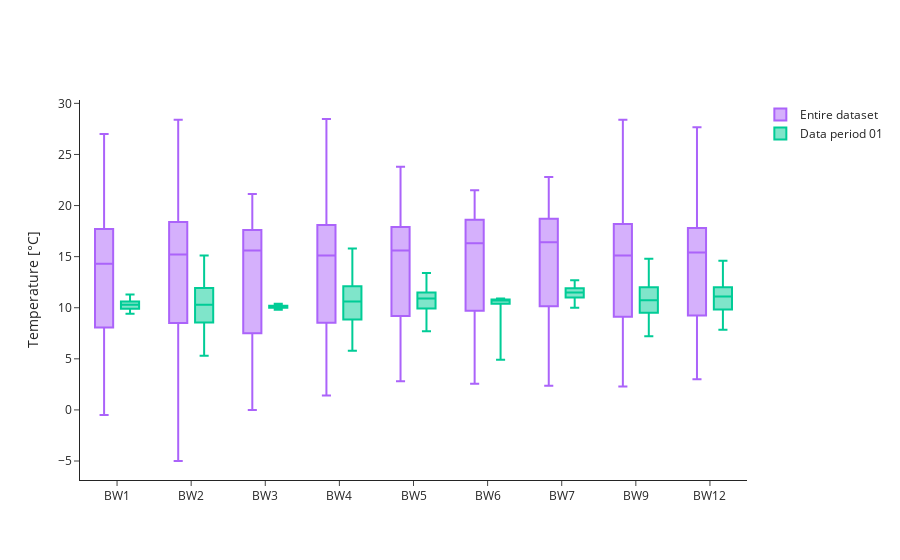

The code cell stored with this chart in its notebook:
### Markdown cell above
Temperature comparison between data period and entire dataset (2021-2024).

### Code cell
temp_df = wq_df[(wq_df['data_type'] == 'temperature')].dropna(subset=['mean'])
temp_period_stats = temp_df.groupby('bwfl_id')['mean'].describe(percentiles=[.01, .10, .25, .50, .75, .90, .99])
temp_dataset_stats = get_sensor_stats('temperature', temp_df['bwfl_id'].unique())

fig = go.Figure()

for i, bwfl_id in enumerate(temp_dataset_stats.index):
    stats = temp_dataset_stats.loc[bwfl_id]

    if stats['count'] != 0:
        fig.add_trace(go.Box(
            x=[bwfl_id],
            lowerfence=[stats['min']],
            q1=[stats['25%']],
            median=[stats['50%']],
            q3=[stats['75%']],
            upperfence=[stats['max']],
            name='Entire dataset',
            marker_color=default_colors[3],
            boxpoints=False,
            offsetgroup='temp_dataset_stats',
            showlegend=(i == 0)
        ))

for i, bwfl_id in enumerate(temp_period_stats.index):
    stats = temp_period_stats.loc[bwfl_id]

    if stats['count'] != 0:
        fig.add_trace(go.Box(
            x=[bwfl_id],
            lowerfence=[stats['min']],
            q1=[stats['25%']],
            median=[stats['50%']],
            q3=[stats['75%']],
            upperfence=[stats['max']],
            name=f'Data period {str(data_period).zfill(2)}',
            marker_color=default_colors[2],
            boxpoints=False,
            offsetgroup='temp_period_stats',
            showlegend=(i == 0)
        ))

fig.update_layout(
    yaxis_title='Temperature [\u00B0C]',
    xaxis_title='',
    xaxis=dict(
        tickmode='array',
        tickvals=sorted(temp_df['bwfl_id'].unique(), key=lambda x: int(x[2:])),
        ticktext=sorted(temp_df['bwfl_id'].unique(), key=lambda x: int(x[2:])),
        categoryorder='array',
        categoryarray=sorted(temp_df['bwfl_id'].unique(), key=lambda x: int(x[2:]))
    ),
    legend_title_text='',
    template='simple_white',
    boxmode='group',
    height=450,
)

fig.show()

### Figure 1 — Plotly figure (JSON) as saved in the notebook; plotly's stock layout.template omitted (floating-point values rounded to 4 significant figures)
{"data": [{"boxpoints": false, "lowerfence": [-0.5], "marker": {"color": "#AB63FA"}, "median": [14.3], "name": "Entire dataset", "offsetgroup": "temp_dataset_stats", "q1": [8.07], "q3": [17.7], "showlegend": true, "type": "box", "upperfence": [27], "x": ["BW1"]}, {"boxpoints": false, "lowerfence": [3], "marker": {"color": "#AB63FA"}, "median": [15.4], "name": "Entire dataset", "offsetgroup": "temp_dataset_stats", "q1": [9.233], "q3": [17.8], "showlegend": false, "type": "box", "upperfence": [27.67], "x": ["BW12"]}, {"boxpoints": false, "lowerfence": [-5], "marker": {"color": "#AB63FA"}, "median": [15.2], "name": "Entire dataset", "offsetgroup": "temp_dataset_stats", "q1": [8.5], "q3": [18.4], "showlegend": false, "type": "box", "upperfence": [28.4], "x": ["BW2"]}, {"boxpoints": false, "lowerfence": [0], "marker": {"color": "#AB63FA"}, "median": [15.6], "name": "Entire dataset", "offsetgroup": "temp_dataset_stats", "q1": [7.5], "q3": [17.6], "showlegend": false, "type": "box", "upperfence": [21.13], "x": ["BW3"]}, {"boxpoints": false, "lowerfence": [1.4], "marker": {"color": "#AB63FA"}, "median": [15.1], "name": "Entire dataset", "offsetgroup": "temp_dataset_stats", "q1": [8.53], "q3": [18.1], "showlegend": false, "type": "box", "upperfence": [28.47], "x": ["BW4"]}, {"boxpoints": false, "lowerfence": [2.8], "marker": {"color": "#AB63FA"}, "median": [15.6], "name": "Entire dataset", "offsetgroup": "temp_dataset_stats", "q1": [9.2], "q3": [17.9], "showlegend": false, "type": "box", "upperfence": [23.8], "x": ["BW5"]}, {"boxpoints": false, "lowerfence": [2.567], "marker": {"color": "#AB63FA"}, "median": [16.3], "name": "Entire dataset", "offsetgroup": "temp_dataset_stats", "q1": [9.7], "q3": [18.6], "showlegend": false, "type": "box", "upperfence": [21.5], "x": ["BW6"]}, {"boxpoints": false, "lowerfence": [2.367], "marker": {"color": "#AB63FA"}, "median": [16.4], "name": "Entire dataset", "offsetgroup": "temp_dataset_stats", "q1": [10.14], "q3": [18.7], "showlegend": false, "type": "box", "upperfence": [22.8], "x": ["BW7"]}, {"boxpoints": false, "lowerfence": [2.3], "marker": {"color": "#AB63FA"}, "median": [15.11], "name": "Entire dataset", "offsetgroup": "temp_dataset_stats", "q1": [9.11], "q3": [18.2], "showlegend": false, "type": "box", "upperfence": [28.4], "x": ["BW9"]}, {"boxpoints": false, "lowerfence": [9.4], "marker": {"color": "#00CC96"}, "median": [10.3], "name": "Data period 01", "offsetgroup": "temp_period_stats", "q1": [9.9], "q3": [10.6], "showlegend": true, "type": "box", "upperfence": [11.3], "x": ["BW1"]}, {"boxpoints": false, "lowerfence": [7.833], "marker": {"color": "#00CC96"}, "median": [11.1], "name": "Data period 01", "offsetgroup": "temp_period_stats", "q1": [9.825], "q3": [12.01], "showlegend": false, "type": "box", "upperfence": [14.6], "x": ["BW12"]}, {"boxpoints": false, "lowerfence": [5.3], "marker": {"color": "#00CC96"}, "median": [10.3], "name": "Data period 01", "offsetgroup": "temp_period_stats", "q1": [8.558], "q3": [11.93], "showlegend": false, "type": "box", "upperfence": [15.1], "x": ["BW2"]}, {"boxpoints": false, "lowerfence": [9.8], "marker": {"color": "#00CC96"}, "median": [10.1], "name": "Data period 01", "offsetgroup": "temp_period_stats", "q1": [10], "q3": [10.2], "showlegend": false, "type": "box", "upperfence": [10.4], "x": ["BW3"]}, {"boxpoints": false, "lowerfence": [5.8], "marker": {"color": "#00CC96"}, "median": [10.6], "name": "Data period 01", "offsetgroup": "temp_period_stats", "q1": [8.858], "q3": [12.1], "showlegend": false, "type": "box", "upperfence": [15.8], "x": ["BW4"]}, {"boxpoints": false, "lowerfence": [7.7], "marker": {"color": "#00CC96"}, "median": [10.9], "name": "Data period 01", "offsetgroup": "temp_period_stats", "q1": [9.933], "q3": [11.5], "showlegend": false, "type": "box", "upperfence": [13.4], "x": ["BW5"]}, {"boxpoints": false, "lowerfence": [4.9], "marker": {"color": "#00CC96"}, "median": [10.7], "name": "Data period 01", "offsetgroup": "temp_period_stats", "q1": [10.4], "q3": [10.8], "showlegend": false, "type": "box", "upperfence": [10.9], "x": ["BW6"]}, {"boxpoints": false, "lowerfence": [10], "marker": {"color": "#00CC96"}, "median": [11.5], "name": "Data period 01", "offsetgroup": "temp_period_stats", "q1": [11], "q3": [11.9], "showlegend": false, "type": "box", "upperfence": [12.7], "x": ["BW7"]}, {"boxpoints": false, "lowerfence": [7.2], "marker": {"color": "#00CC96"}, "median": [10.74], "name": "Data period 01", "offsetgroup": "temp_period_stats", "q1": [9.498], "q3": [12], "showlegend": false, "type": "box", "upperfence": [14.79], "x": ["BW9"]}], "layout": {"autosize": true, "boxmode": "group", "legend": {"title": {"text": ""}}, "xaxis": {"autorange": true, "categoryarray": ["BW1", "BW2", "BW3", "BW4", "BW5", "BW6", "BW7", "BW9", "BW12"], "categoryorder": "array", "range": [-0.5, 8.5], "tickmode": "array", "ticktext": ["BW1", "BW2", "BW3", "BW4", "BW5", "BW6", "BW7", "BW9", "BW12"], "tickvals": ["BW1", "BW2", "BW3", "BW4", "BW5", "BW6", "BW7", "BW9", "BW12"], "title": {"text": ""}, "type": "category"}, "yaxis": {"autorange": true, "range": [-6.859, 30.33], "title": {"text": "Temperature [°C]"}}}}
